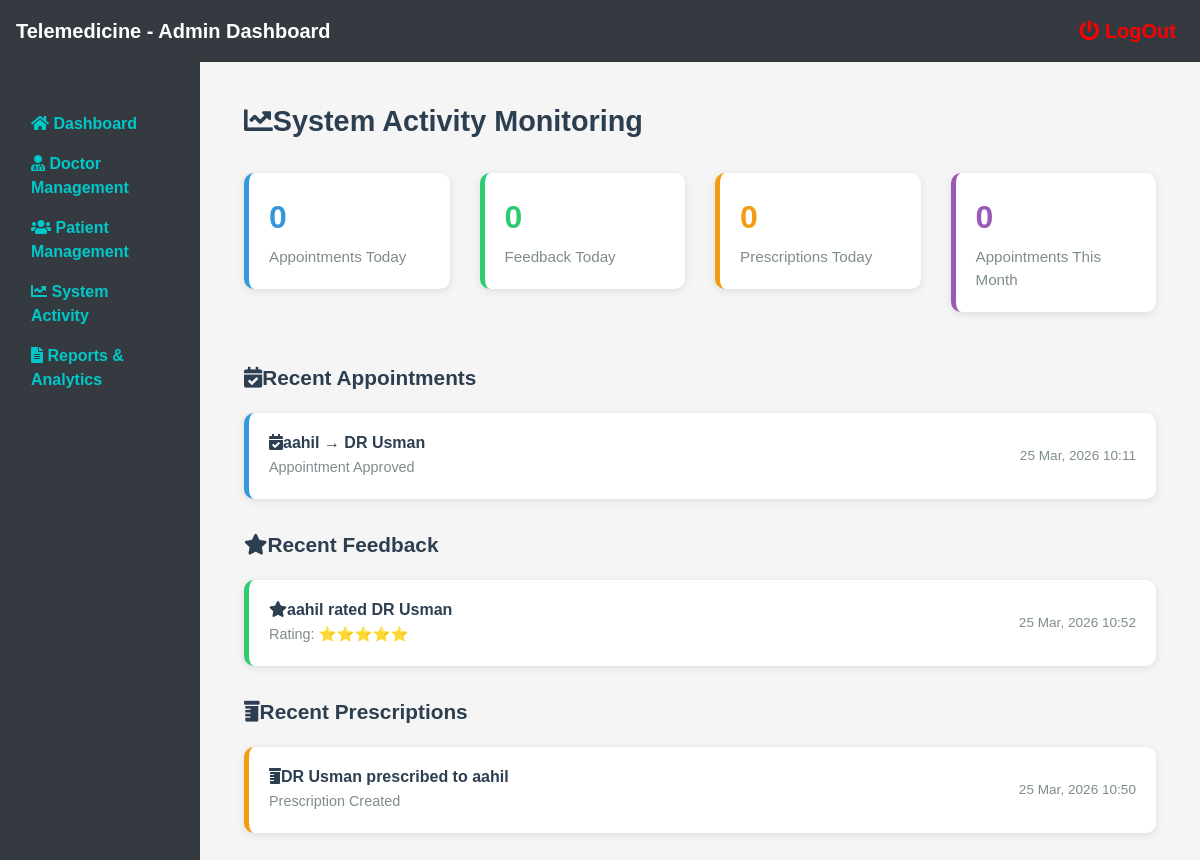
The page /admin/activity.php (signed in) on the database its author committed.
### tables this page shows
CREATE TABLE `enroll` (
  `eid` int(11) NOT NULL,
  `sid` int(255) NOT NULL,
  `doctorid` int(255) NOT NULL,
  `status` varchar(20) DEFAULT 'approved',
  `created_at` timestamp NOT NULL DEFAULT current_timestamp()
);

CREATE TABLE `patient` (
  `sid` int(11) NOT NULL,
  `name` varchar(255) NOT NULL,
  `email` varchar(255) NOT NULL,
  `password` varchar(255) NOT NULL,
  `phone` varchar(255) NOT NULL,
  `age` int(11) DEFAULT NULL,
  `gender` varchar(50) DEFAULT NULL,
  `contact` varchar(255) DEFAULT NULL,
  `medical_history` text DEFAULT NULL
);

CREATE TABLE `doctor` (
  `id` int(11) NOT NULL,
  `name` varchar(100) DEFAULT NULL,
  `email` varchar(100) DEFAULT NULL,
  `password` varchar(255) DEFAULT NULL,
  `qualification` varchar(100) DEFAULT NULL,
  `experience` varchar(100) DEFAULT NULL,
  `course_id` int(100) NOT NULL,
  `picture` varchar(255) DEFAULT NULL,
  `address` varchar(255) DEFAULT NULL,
  `mobile` varchar(20) DEFAULT NULL,
  `fee` decimal(10,2) DEFAULT NULL,
  `resume` varchar(255) NOT NULL,
  `specialty` varchar(255) DEFAULT NULL,
  `availability` varchar(255) DEFAULT NULL,
  `schedule` text DEFAULT NULL
);

CREATE TABLE `feedback` (
  `fid` int(11) NOT NULL,
  `doctorid` int(11) NOT NULL,
  `patientid` int(11) NOT NULL,
  `rating` int(11) DEFAULT 5,
  `message` longtext DEFAULT NULL,
  `created_at` timestamp NOT NULL DEFAULT current_timestamp(),
  `updated_at` timestamp NOT NULL DEFAULT current_timestamp() ON UPDATE current_timestamp()
);

CREATE TABLE `prescriptions` (
  `pid` int(11) NOT NULL,
  `doctorid` int(11) NOT NULL,
  `patientid` int(11) NOT NULL,
  `medicine` varchar(255) NOT NULL,
  `dosage` varchar(100) DEFAULT NULL,
  `duration` varchar(100) DEFAULT NULL,
  `frequency` varchar(100) DEFAULT NULL,
  `instructions` text DEFAULT NULL,
  `created_at` timestamp NOT NULL DEFAULT current_timestamp(),
  `updated_at` timestamp NOT NULL DEFAULT current_timestamp() ON UPDATE current_timestamp()
);

### admin/activity.php (the view, shortened to what this page needs)
<?php include 'sidebar.php'; ?>
<?php include '../conn.php'; ?>
<div class="container-main">
    <div class="page-title">
        <i class="fas fa-chart-line me-2"></i>System Activity Monitoring
    </div>
    <div class="row" style="margin-bottom: 30px;">
        <?php
        $today_appt = "SELECT COUNT(*) as count FROM enroll WHERE DATE(created_at) = CURDATE()";
        $today_appt_result = mysqli_fetch_array(mysqli_query($conn, $today_appt));
        $today_feedback = "SELECT COUNT(*) as count FROM feedback WHERE DATE(created_at) = CURDATE()";
        $today_feedback_result = mysqli_fetch_array(mysqli_query($conn, $today_feedback));
        $today_prescription = "SELECT COUNT(*) as count FROM prescriptions WHERE DATE(created_at) = CURDATE()";
        $today_prescription_result = mysqli_fetch_array(mysqli_query($conn, $today_prescription));
        $month_appt = "SELECT COUNT(*) as count FROM enroll WHERE MONTH(created_at) = MONTH(NOW()) AND YEAR(created_at) = YEAR(NOW())";
        $month_appt_result = mysqli_fetch_array(mysqli_query($conn, $month_appt));
        ?>
        <div class="col-md-3">
            <div class="stat-box" style="border-left-color: var(--primary-color);">
                <div class="stat-number" style="color: var(--primary-color);"><?php echo $today_appt_result['count']; ?></div>
                <div class="stat-label">Appointments Today</div>
            </div>
        </div>
        <div class="col-md-3">
            <div class="stat-box" style="border-left-color: var(--secondary-color);">
                <div class="stat-number" style="color: var(--secondary-color);"><?php echo $today_feedback_result['count']; ?></div>
                <div class="stat-label">Feedback Today</div>
            </div>
        </div>
        <div class="col-md-3">
            <div class="stat-box" style="border-left-color: #f39c12;">
                <div class="stat-number" style="color: #f39c12;"><?php echo $today_prescription_result['count']; ?></div>
                <div class="stat-label">Prescriptions Today</div>
            </div>
        </div>
        <div class="col-md-3">
            <div class="stat-box" style="border-left-color: #9b59b6;">
                <div class="stat-number" style="color: #9b59b6;"><?php echo $month_appt_result['count']; ?></div>
                <div class="stat-label">Appointments This Month</div>
            </div>
        </div>
    </div>
    <div class="section-title">
        <i class="fas fa-calendar-check me-2"></i>Recent Appointments
    </div>
    <div>
        <?php
        $appt_query = "SELECT e.eid, e.status, e.created_at, p.name as patient_name, d.name as doctor_name
                       FROM enroll e
                       INNER JOIN patient p ON e.sid = p.sid
                       INNER JOIN doctor d ON e.doctorid = d.id
                       ORDER BY e.created_at DESC LIMIT 10";
        $appt_result = mysqli_query($conn, $appt_query);
        if (mysqli_num_rows($appt_result) > 0) {
            while ($appt = mysqli_fetch_array($appt_result)) {
                echo "
                <div class='activity-item appointment'>
                    <div class='activity-content'>
                        <h6><i class='fas fa-calendar-check me-2'></i>{$appt['patient_name']} → {$appt['doctor_name']}</h6>
                        <p>Appointment " . ($appt['status'] === 'approved' ? 'Approved' : 'Cancelled') . "</p>
                    </div>
                    <div class='activity-time'>" . date('d M, Y H:i', strtotime($appt['created_at'])) . "</div>
                </div>
                ";
            }
        } else {
            echo '<div class="no-data"><p>No appointment activity</p></div>';
        }
        ?>
    </div>
    <div class="section-title" style="margin-top: 30px;">
        <i class="fas fa-star me-2"></i>Recent Feedback
    </div>
    <div>
        <?php
        $feedback_query = "SELECT f.fid, f.rating, f.created_at, p.name as patient_name, d.name as doctor_name
                          FROM feedback f
                          INNER JOIN patient p ON f.patientid = p.sid
                          INNER JOIN doctor d ON f.doctorid = d.id
                          ORDER BY f.created_at DESC LIMIT 10";
        $feedback_result = mysqli_query($conn, $feedback_query);
        if (mysqli_num_rows($feedback_result) > 0) {
            while ($feedback = mysqli_fetch_array($feedback_result)) {
                $stars = str_repeat('⭐', $feedback['rating']);
                echo "
                <div class='activity-item feedback'>
                    <div class='activity-content'>
                        <h6><i class='fas fa-star me-2'></i>{$feedback['patient_name']} rated {$feedback['doctor_name']}</h6>
                        <p>Rating: {$stars}</p>
                    </div>
                    <div class='activity-time'>" . date('d M, Y H:i', strtotime($feedback['created_at'])) . "</div>
                </div>
                ";
            }
        } else {
            echo '<div class="no-data"><p>No feedback activity</p></div>';
        }
        ?>
    </div>
    <div class="section-title" style="margin-top: 30px;">
        <i class="fas fa-prescription-bottle me-2"></i>Recent Prescriptions
    </div>
    <div>
        <?php
        $prescription_query = "SELECT pr.pid, pr.created_at, p.name as patient_name, d.name as doctor_name
                              FROM prescriptions pr
                              INNER JOIN patient p ON pr.patientid = p.sid
                              INNER JOIN doctor d ON pr.doctorid = d.id
                              ORDER BY pr.created_at DESC LIMIT 10";
        $prescription_result = mysqli_query($conn, $prescription_query);
        if (mysqli_num_rows($prescription_result) > 0) {
            while ($prescription = mysqli_fetch_array($prescription_result)) {
                echo "
                <div class='activity-item prescription'>
                    <div class='activity-content'>
                        <h6><i class='fas fa-prescription-bottle me-2'></i>{$prescription['doctor_name']} prescribed to {$prescription['patient_name']}</h6>
                        <p>Prescription Created</p>
                    </div>
                    <div class='activity-time'>" . date('d M, Y H:i', strtotime($prescription['created_at'])) . "</div>
                </div>
                ";
            }
        } else {
            echo '<div class="no-data"><p>No prescription activity</p></div>';
        }
        ?>
    </div>
</div>
            </main>
        </div>
    </div>
</body>
</html>

### admin/sidebar.php (shortened to what this page needs)
<!DOCTYPE html>
<html lang="en">
<head>
    <link rel="stylesheet" href="https://stackpath.bootstrapcdn.com/bootstrap/4.3.1/css/bootstrap.min.css">
    <link rel="stylesheet" href="https://cdnjs.cloudflare.com/ajax/libs/font-awesome/5.15.3/css/all.min.css">
</head>
<body>
    <div class="container-fluid">
        <div class="row">
            <nav class="navbar navbar-expand-md navbar-dark bg-dark fixed-top">
   <a class="navbar-brand" href="#">Telemedicine - Admin Dashboard  </a>
<div class="navbar-nav ml-auto">
    <a class="nav-link" style='font-size:20px;color:red;' href="logout.php">
        <i class="fas fa-power-off"></i> LogOut
    </a>
</div>
     </nav>
            <nav class="col-md-3 col-lg-2 d-md-block bg-dark sidebar collapse" id="sidebarCollapse" ><br><br>
                <div class="sidebar-sticky">
                    <ul class="nav flex-column">
      <li class="nav-item">
 <a class="nav-link active" href="home.php">
  <i class="fas fa-home"></i> Dashboard
                            </a>
                        </li>
                        <li class="nav-item">
 <a class="nav-link" href="doctors.php">
    <i class="fas fa-user-md"></i> Doctor Management
                            </a>
                        </li>
         <li class="nav-item">
 <a class="nav-link" href="patients.php">
    <i class="fas fa-users"></i> Patient Management
                            </a>
                        </li>
                        <li class="nav-item">
        <a class="nav-link" href="activity.php">
    <i class="fas fa-chart-line"></i> System Activity
                            </a>
                        </li>
    <li class="nav-item">
        <a class="nav-link" href="reports.php">
                                <i class="fas fa-file-alt"></i> Reports & Analytics
                            </a>
                        </li>
                    </ul>
                </div>
            </nav>
            <main role="main" class="col-md-9 ml-sm-auto col-lg-10 px-md-4">

### admin/sidebar.php (style rules this page uses)
body { font-family: Arial, sans-serif; margin: 0; padding: 0; background-color: #f5f5f5; }
@media (min-width: 768px) { .sidebar { position: fixed; top: 0; bottom: 0; left: 0; z-index: 1000; padding-top: 56px; } }
@media (min-width: 768px) { .sidebar-sticky { top: 56px; height: calc(100vh - 56px); overflow-x: hidden; overflow-y: auto; } }
@media (min-width: 768px) { a { color: rgb(0,200,200); font-weight: bold; } }

### admin/activity.php (style rules this page uses)
:root { --primary-color: #3498db; --secondary-color: #2ecc71; --dark-color: #2c3e50; --accent-color: #e74c3c; }
body { font-family: 'Poppins', sans-serif; background-color: #f5f5f5; }
.container-main { margin-top: 100px; margin-left: 20px; margin-right: 20px; margin-bottom: 40px; }
.page-title { color: var(--dark-color); font-weight: 700; margin-bottom: 30px; font-size: 1.8rem; }
.activity-item { background: white; padding: 20px; margin-bottom: 15px; border-radius: 10px; border-left: 5px solid var(--primary-color); box-shadow: 0 2px 8px rgba(0,0,0,0.1); display: flex; justify-content: space-between; align-items: center; }
.activity-item.appointment { border-left-color: var(--primary-color); }
.activity-item.feedback { border-left-color: var(--secondary-color); }
.activity-item.prescription { border-left-color: #f39c12; }
.activity-content h6 { color: var(--dark-color); font-weight: 600; margin-bottom: 5px; }
.activity-content p { color: #7f8c8d; font-size: 0.9rem; margin: 0; }
.activity-time { color: #7f8c8d; font-size: 0.85rem; white-space: nowrap; }
.stat-box { background: white; padding: 20px; border-radius: 10px; margin-bottom: 20px; box-shadow: 0 2px 8px rgba(0,0,0,0.1); border-left: 5px solid var(--primary-color); }
.stat-number { font-size: 2rem; font-weight: 700; color: var(--dark-color); }
.stat-label { color: #7f8c8d; font-size: 0.95rem; margin-top: 5px; }
.section-title { color: var(--dark-color); font-weight: 600; margin: 30px 0 20px 0; font-size: 1.3rem; }

### rows shown on the page
enroll: sid.name "aahil", doctorid.name "DR Usman", status "Approved", created_at "25 Mar, 2026 10:11"
feedback: patientid.name "aahil", doctorid.name "DR Usman", rating "⭐⭐⭐⭐⭐", created_at "25 Mar, 2026 10:52"
prescriptions: doctorid.name "DR Usman", patientid.name "aahil", created_at "25 Mar, 2026 10:50"

### other values the page prints
$today_appt_result['count'] "0"
$today_feedback_result['count'] "0"
$today_prescription_result['count'] "0"
$month_appt_result['count'] "0"
